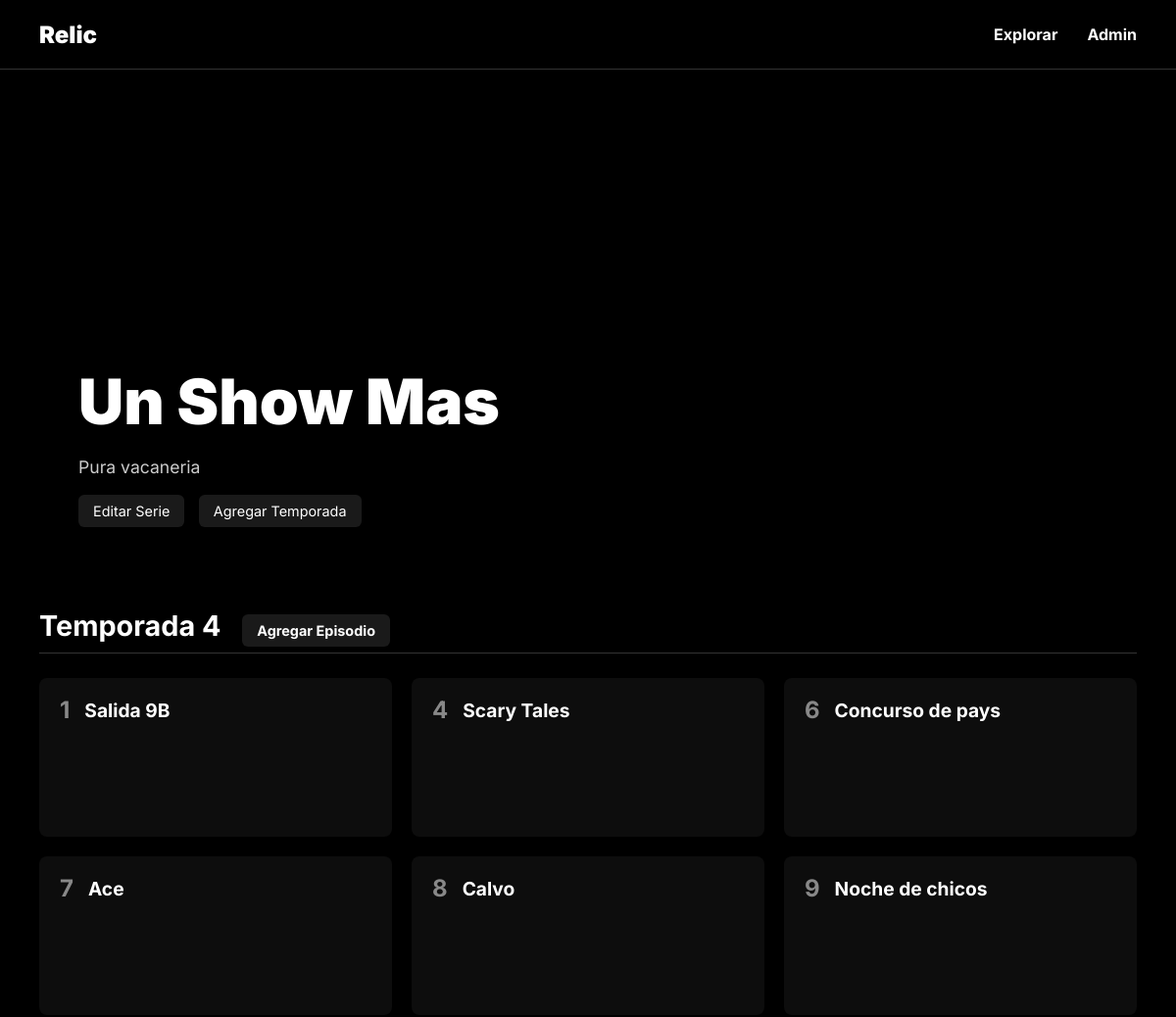
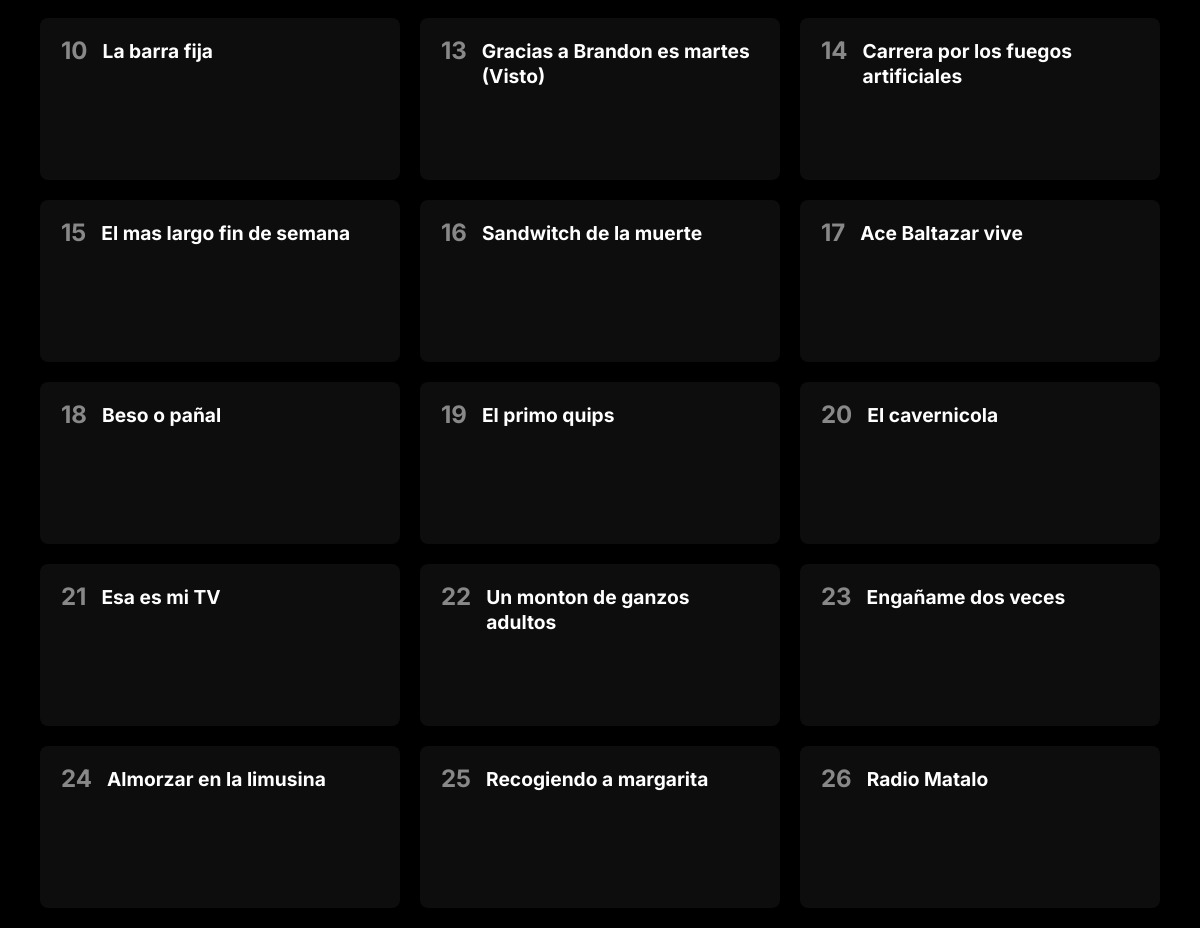
Page /serie/1 on the committed database (2 pictures, top to bottom).
### models.py (models this page shows, shortened)
class Serie(db.Model):
    __tablename__ = 'serie'
    id = db.Column(db.Integer, primary_key=True)
    titulo = db.Column(db.String(150), nullable=False, unique=True)
    descripcion = db.Column(db.Text, nullable=True)
    poster_url = db.Column(db.String(300), nullable=True) # URL de la imagen del póster
    fecha_lanzamiento = db.Column(db.Date, nullable=True)
    temporadas = db.relationship('Temporada', backref='serie', lazy=True, cascade="all, delete-orphan")

class Temporada(db.Model):
    __tablename__ = 'temporada'
    id = db.Column(db.Integer, primary_key=True)
    numero_temporada = db.Column(db.Integer, nullable=False)
    titulo_temporada = db.Column(db.String(150), nullable=True)
    serie_id = db.Column(db.Integer, db.ForeignKey('serie.id'), nullable=False)
    episodios = db.relationship('Episodio', backref='temporada', lazy=True, cascade="all, delete-orphan")

class Episodio(db.Model):
    __tablename__ = 'episodio'
    id = db.Column(db.Integer, primary_key=True)
    numero_episodio = db.Column(db.Integer, nullable=False)
    titulo_episodio = db.Column(db.String(150), nullable=False)
    descripcion = db.Column(db.Text, nullable=True)
    url_video = db.Column(db.String(500), nullable=False) # URL del video de Vimeo (ej: https://vimeo.com/VIDEO_ID)
    duracion_minutos = db.Column(db.Integer, nullable=True)
    temporada_id = db.Column(db.Integer, db.ForeignKey('temporada.id'), nullable=False)

### app.py (the view)
@app.route('/serie/<int:serie_id>')
def serie_detail(serie_id):
    serie = Serie.query.get_or_404(serie_id)
    return render_template('serie_detail.html', serie=serie)

### templates/serie_detail.html (shortened to what this page needs)
{% extends 'base.html' %}
{% block content %}
<main>
    <section class="hero-serie">
        <div class="hero-content">
            <h1>{{ serie.titulo }}</h1>
            {% if serie.descripcion %}
                <p>{{ serie.descripcion }}</p>
            {% endif %}
            <div class="admin-links">
                <a href="{{ url_for('edit_serie', serie_id=serie.id) }}">Editar Serie</a>
                <a href="{{ url_for('add_temporada', serie_id=serie.id) }}">Agregar Temporada</a>
            </div>
        </div>
    </section>
    <section class="contenido-serie">
        {% if serie.temporadas %}
            {% for temporada in serie.temporadas|sort(attribute='numero_temporada') %}
            <div class="temporada-section">
                <h3>
                    Temporada {{ temporada.numero_temporada }}
                    <span class="admin-links" style="font-size: 0.8em; margin-left: 15px;">
                        <a href="{{ url_for('add_episodio', temporada_id=temporada.id) }}">Agregar Episodio</a>
                    </span>
                </h3>
                {% if temporada.episodios %}
                <div class="episodios-grid">
                    {% for episodio in temporada.episodios|sort(attribute='numero_episodio') %}
                    <a href="{{ url_for('play_video', episodio_id=episodio.id) }}" class="episodio-card">
                        <div>
                            <div class="episodio-card-header">
                                <span class="episodio-numero">{{ episodio.numero_episodio }}</span>
                                <span class="episodio-titulo">{{ episodio.titulo_episodio }}</span>
                            </div>
                        </div>
                    </a>
                    {% endfor %}
                </div>
                {% else %}
                <p>No hay episodios en esta temporada.</p>
                {% endif %}
            </div>
            {% endfor %}
        {% else %}
            <p>Esta serie aún no tiene temporadas.</p>
        {% endif %}
    </section>
</main>
{% endblock %}

### templates/base.html (style rules this page uses)
:root { --background-color: #000000; --text-color: #ffffff; --primary-color: #ffffff; --border-color: rgba(255, 255, 255, 0.2); --border-color-hover: rgba(255, 255, 255, 0.8); }
body { background-color: var(--background-color); color: var(--text-color); font-family: 'Inter', sans-serif; margin: 0; padding: 0; -webkit-font-smoothing: antialiased; -moz-osx-font-smoothing: grayscale; }
a { color: var(--text-color); text-decoration: none; }

### rows in the picture
Serie: titulo "Un Show Mas", descripcion "Pura vacaneria"
Temporada: numero_temporada "4"
Episodio: numero_episodio "1", titulo_episodio "Salida 9B"
Episodio: numero_episodio "4", titulo_episodio "Scary Tales"
Episodio: numero_episodio "6", titulo_episodio "Concurso de pays"
Episodio: numero_episodio "7", titulo_episodio "Ace"
Episodio: numero_episodio "8", titulo_episodio "Calvo"
Episodio: numero_episodio "9", titulo_episodio "Noche de chicos"
Episodio: numero_episodio "10", titulo_episodio "La barra fija"
Episodio: numero_episodio "13", titulo_episodio "Gracias a Brandon es martes (Visto)"
Episodio: numero_episodio "14", titulo_episodio "Carrera por los fuegos artificiales"
Episodio: numero_episodio "15", titulo_episodio "El mas largo fin de semana"
Episodio: numero_episodio "16", titulo_episodio "Sandwitch de la muerte"
Episodio: numero_episodio "17", titulo_episodio "Ace Baltazar vive"
Episodio: numero_episodio "18", titulo_episodio "Beso o pañal"
Episodio: numero_episodio "19", titulo_episodio "El primo quips"
Episodio: numero_episodio "20", titulo_episodio "El cavernicola"
Episodio: numero_episodio "21", titulo_episodio "Esa es mi TV"
Episodio: numero_episodio "22", titulo_episodio "Un monton de ganzos adultos"
Episodio: numero_episodio "23", titulo_episodio "Engañame dos veces"
Episodio: numero_episodio "24", titulo_episodio "Almorzar en la limusina"
Episodio: numero_episodio "25", titulo_episodio "Recogiendo a margarita"
Episodio: numero_episodio "26", titulo_episodio "Radio Matalo"
